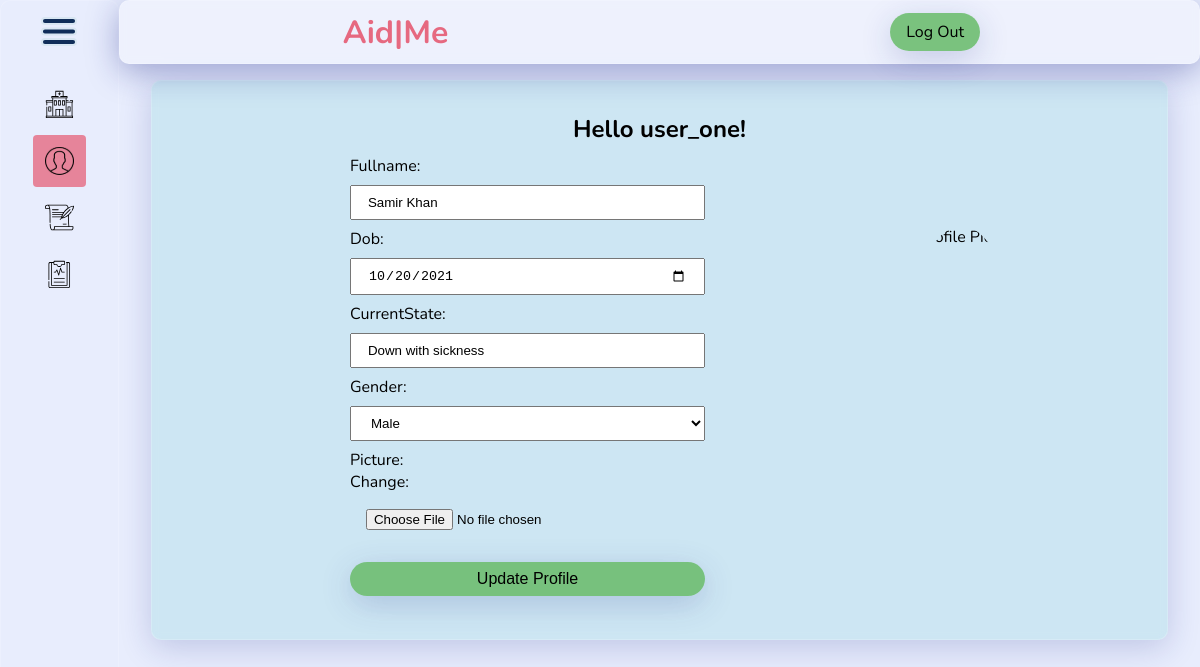
Page /patient/update_profile/ (signed in) on the committed database.
### patient/models.py (models this page shows, shortened)
class Patient(models.Model):
  GENDER_CHOICES = (
    ('Male', 'Male'),
    ('Female', 'Female')
  )
  user = models.OneToOneField(User, on_delete=models.CASCADE)
  fullname = models.CharField(max_length=50, null=True, blank=True)
  gender = models.CharField(max_length=6, choices=GENDER_CHOICES, null=True, blank=True)
  picture = models.ImageField(default='default.jpg')
  dob = models.DateField(auto_now=False, auto_now_add=False, null=True, blank=True)
  currentState = models.CharField(max_length=256, null=True, blank=True)

### patient/decorators.py (the view)
  def warpper_func(request, *args, **kwargs):
    group = ''
    if request.user.groups.exists():
      group = request.user.groups.all()[0].name
    if group == 'assistant':
      return redirect('assistant:index')
    else:
      return view_func(request, *args, **kwargs)

### patient/forms.py
class PatientForm(forms.ModelForm):
  dob = forms.DateField(widget=forms.DateInput(attrs={'type':'date'}))
  class Meta:
    model = Patient
    fields = ['fullname', 'dob', 'currentState', 'gender', 'picture']

### patient/views.py (called while the page is built)
@login_required
@patient_only
def update_profile(request):
  patient = Patient.objects.get(user = request.user)
  photo = patient.picture
  if request.method == 'POST':
    form = PatientForm(request.POST, request.FILES, instance = patient)
    if form.is_valid():
      form.save()
      messages.success(request, 'Profile updated!')
      return redirect('update_profile')
  else:
    form = PatientForm(instance = patient)
  context = {
    'form': form,
    'photo': photo
  }
  return render(request, 'update_profile.html', context)

### patient/templates/update_profile.html (shortened to what this page needs)
{% extends 'base.html' %}
{% load static %}
{% block content %}
<link href="{% static 'css/update_profile.css' %}" rel="stylesheet" type="text/css" >
  <main>
    <h2>Hello {{user.username}}!</h2>
    <div class="form">
      <form enctype='multipart/form-data' method="POST">
        {{ form }}
        <button type="submit" class="btn">Update Profile</button>
      </form>
      {% if photo %}
        <img src='{{ photo.url }}' alt="Profile Picture">
      {% endif %}
    </div>
  </main>
{% endblock content %}

### patient/static/css/base.css (style rules this page uses)
* { margin: 0; padding: 0; box-sizing: border-box; }
button { background: none; border: none; }
body { height: calc(100vh - 64px); background-color: #e8edfd; display: flex; flex-direction: column-reverse; font-family: 'Nunito', sans-serif; margin-bottom: 15rem; }
.btn { padding: .5rem 1rem; border-radius: 2rem; font-size: 1rem; background-color: #6ebd72e8; cursor: pointer; box-shadow: 0 8px 32px 0 rgba( 31, 38, 135, 0.2 ); }
@media only screen and (min-width: 800px) { body { flex-direction: row; margin-bottom: 4rem; } }

### patient/static/css/update_profile.css (style rules this page uses)
main { background-color: rgba(102, 204, 204, 0.2); box-shadow: 0 8px 32px 0 rgba( 31, 38, 135, 0.2 ); backdrop-filter: blur( 4px ); -webkit-backdrop-filter: blur( 4px ); border-radius: 10px; border: 1px solid rgba( 255, 255, 255, 0.18 ); display: flex; flex-direction: column; align-items: center; justify-content: space-evenly; margin: 1rem 2rem 5rem; padding: 2rem 0 10rem; overflow: auto; }
form { display: flex; flex-direction: column; justify-content: space-around; width: 90%; padding: 1% 5%; }
form input, form select { margin: .5rem 0; padding: .5rem 1rem; }
form select { cursor: pointer; }
form option { font-size: .9rem; }
form button { margin-top: 1rem; }
.form { width: 100%; display: flex; flex-direction: column-reverse; justify-content: space-evenly; align-items: center; }
main img { height: 250px; border-radius: 50%; }
@media only screen and (min-width: 800px) { form { width: 45%; } }
@media only screen and (min-width: 800px) { .form { flex-direction: row; } }
@media only screen and (min-width: 800px) { main img { height: 300px; } }
@media only screen and (min-width: 800px) { main { margin-bottom: 1rem; padding: 2rem 0; } }

### rows in the picture
Patient: fullname "Samir Khan", dob "10/20/2021", currentState "Down with sickness", gender "Male"

### other values in the picture
{{ user.username }} "user_one"
